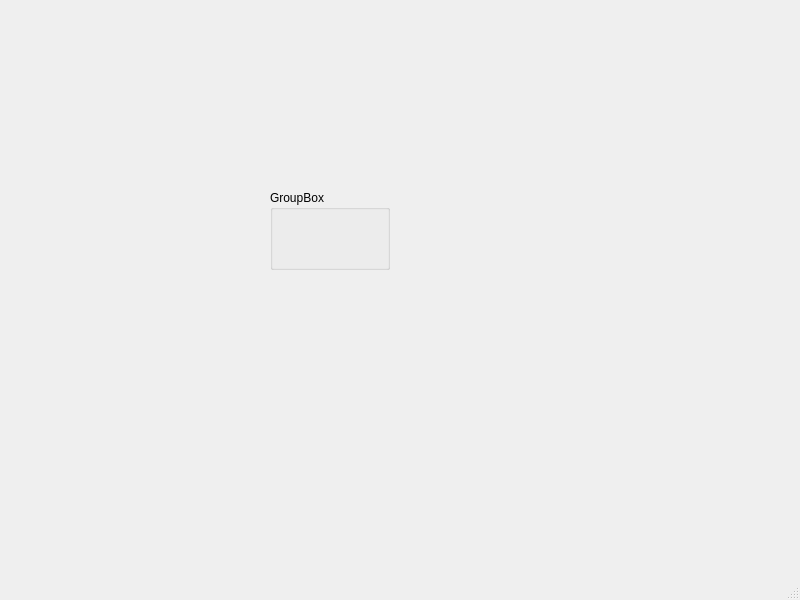
<?xml version="1.0" encoding="UTF-8"?>
<ui version="4.0">
 <class>MainWindow</class>
 <widget class="QMainWindow" name="MainWindow">
  <property name="geometry">
   <rect>
    <x>0</x>
    <y>0</y>
    <width>800</width>
    <height>600</height>
   </rect>
  </property>
  <property name="windowTitle">
   <string>MainWindow</string>
  </property>
  <widget class="QWidget" name="centralwidget">
   <widget class="QStackedWidget" name="stackedWidget">
    <property name="geometry">
     <rect>
      <x>100</x>
      <y>80</y>
      <width>120</width>
      <height>80</height>
     </rect>
    </property>
    <widget class="QWidget" name="page"/>
    <widget class="QWidget" name="page_2"/>
   </widget>
   <widget class="QWidget" name="verticalLayoutWidget">
    <property name="geometry">
     <rect>
      <x>320</x>
      <y>40</y>
      <width>160</width>
      <height>80</height>
     </rect>
    </property>
    <layout class="QVBoxLayout" name="menuLayout"/>
   </widget>
   <widget class="QGroupBox" name="groupBox">
    <property name="geometry">
     <rect>
      <x>270</x>
      <y>190</y>
      <width>120</width>
      <height>80</height>
     </rect>
    </property>
    <property name="title">
     <string>GroupBox</string>
    </property>
   </widget>
   <widget class="QWidget" name="verticalLayoutWidget_2">
    <property name="geometry">
     <rect>
      <x>60</x>
      <y>160</y>
      <width>160</width>
      <height>80</height>
     </rect>
    </property>
    <layout class="QVBoxLayout" name="verticalLayout"/>
   </widget>
   <widget class="QWidget" name="widget" native="true">
    <property name="geometry">
     <rect>
      <x>110</x>
      <y>340</y>
      <width>120</width>
      <height>80</height>
     </rect>
    </property>
   </widget>
  </widget>
  <widget class="QMenuBar" name="menubar">
   <property name="geometry">
    <rect>
     <x>0</x>
     <y>0</y>
     <width>800</width>
     <height>25</height>
    </rect>
   </property>
  </widget>
  <widget class="QStatusBar" name="statusbar"/>
 </widget>
 <resources/>
 <connections/>
</ui>
